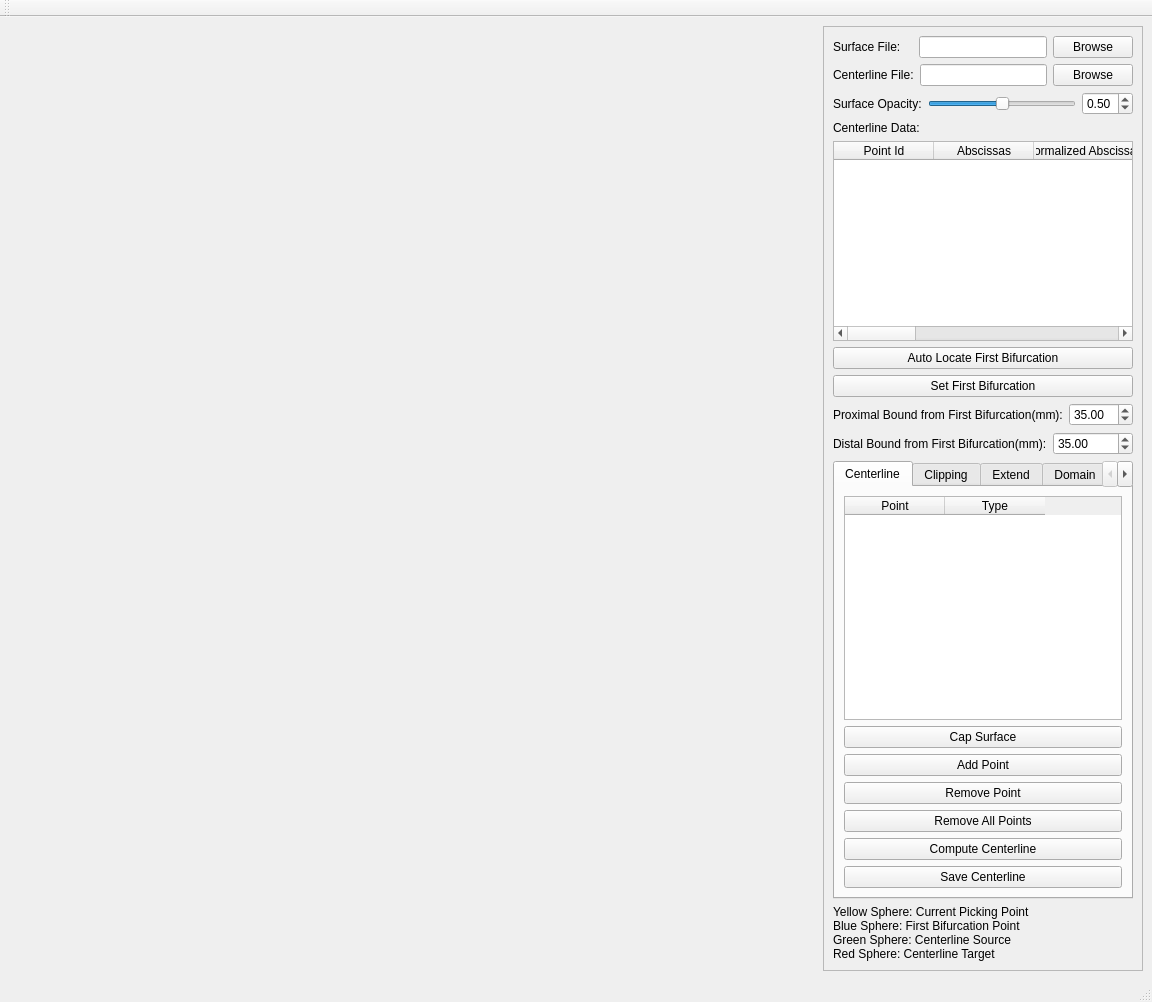
<?xml version="1.0" encoding="UTF-8"?>
<ui version="4.0">
 <class>MainWindow</class>
 <widget class="QMainWindow" name="MainWindow">
  <property name="geometry">
   <rect>
    <x>0</x>
    <y>0</y>
    <width>1152</width>
    <height>1002</height>
   </rect>
  </property>
  <property name="windowTitle">
   <string>Vessel Clipper</string>
  </property>
  <widget class="QWidget" name="centralwidget">
   <layout class="QHBoxLayout" name="horizontalLayout_17">
    <item>
     <widget class="QVTKWidget" name="qvtkWidget"/>
    </item>
    <item>
     <widget class="QFrame" name="frame">
      <property name="sizePolicy">
       <sizepolicy hsizetype="Fixed" vsizetype="Preferred">
        <horstretch>0</horstretch>
        <verstretch>0</verstretch>
       </sizepolicy>
      </property>
      <property name="minimumSize">
       <size>
        <width>320</width>
        <height>0</height>
       </size>
      </property>
      <property name="frameShape">
       <enum>QFrame::StyledPanel</enum>
      </property>
      <property name="frameShadow">
       <enum>QFrame::Raised</enum>
      </property>
      <layout class="QVBoxLayout" name="verticalLayout_3">
       <item>
        <layout class="QHBoxLayout" name="horizontalLayout">
         <item>
          <widget class="QLabel" name="label">
           <property name="sizePolicy">
            <sizepolicy hsizetype="Fixed" vsizetype="Preferred">
             <horstretch>0</horstretch>
             <verstretch>0</verstretch>
            </sizepolicy>
           </property>
           <property name="minimumSize">
            <size>
             <width>80</width>
             <height>0</height>
            </size>
           </property>
           <property name="text">
            <string>Surface File:</string>
           </property>
          </widget>
         </item>
         <item>
          <widget class="QLineEdit" name="lineEditSurface">
           <property name="statusTip">
            <string/>
           </property>
          </widget>
         </item>
         <item>
          <widget class="QPushButton" name="pushButtonSurface">
           <property name="text">
            <string>Browse</string>
           </property>
          </widget>
         </item>
        </layout>
       </item>
       <item>
        <layout class="QHBoxLayout" name="horizontalLayout_3">
         <item>
          <widget class="QLabel" name="label_2">
           <property name="sizePolicy">
            <sizepolicy hsizetype="Fixed" vsizetype="Preferred">
             <horstretch>0</horstretch>
             <verstretch>0</verstretch>
            </sizepolicy>
           </property>
           <property name="minimumSize">
            <size>
             <width>80</width>
             <height>0</height>
            </size>
           </property>
           <property name="text">
            <string>Centerline File:</string>
           </property>
          </widget>
         </item>
         <item>
          <widget class="QLineEdit" name="lineEditCenterline"/>
         </item>
         <item>
          <widget class="QPushButton" name="pushButtonCenterline">
           <property name="text">
            <string>Browse</string>
           </property>
          </widget>
         </item>
        </layout>
       </item>
       <item>
        <layout class="QHBoxLayout" name="horizontalLayout_4">
         <item>
          <widget class="QLabel" name="label_4">
           <property name="sizePolicy">
            <sizepolicy hsizetype="Fixed" vsizetype="Preferred">
             <horstretch>0</horstretch>
             <verstretch>0</verstretch>
            </sizepolicy>
           </property>
           <property name="minimumSize">
            <size>
             <width>80</width>
             <height>0</height>
            </size>
           </property>
           <property name="text">
            <string>Surface Opacity:</string>
           </property>
          </widget>
         </item>
         <item>
          <widget class="QSlider" name="horizontalSliderOpacity">
           <property name="maximum">
            <number>100</number>
           </property>
           <property name="value">
            <number>50</number>
           </property>
           <property name="orientation">
            <enum>Qt::Horizontal</enum>
           </property>
          </widget>
         </item>
         <item>
          <widget class="QDoubleSpinBox" name="doubleSpinBoxOpacity">
           <property name="maximum">
            <double>1.000000000000000</double>
           </property>
           <property name="singleStep">
            <double>0.010000000000000</double>
           </property>
           <property name="value">
            <double>0.500000000000000</double>
           </property>
          </widget>
         </item>
        </layout>
       </item>
       <item>
        <layout class="QVBoxLayout" name="verticalLayout">
         <item>
          <widget class="QLabel" name="label_3">
           <property name="text">
            <string>Centerline Data:</string>
           </property>
          </widget>
         </item>
         <item>
          <widget class="QTableWidget" name="tableWidgetCenterline">
           <property name="minimumSize">
            <size>
             <width>0</width>
             <height>200</height>
            </size>
           </property>
           <column>
            <property name="text">
             <string>Point Id</string>
            </property>
           </column>
           <column>
            <property name="text">
             <string>Abscissas</string>
            </property>
           </column>
           <column>
            <property name="text">
             <string>Normalized Abscissas</string>
            </property>
           </column>
           <column>
            <property name="text">
             <string>Points</string>
            </property>
           </column>
           <column>
            <property name="text">
             <string>Binormal</string>
            </property>
           </column>
           <column>
            <property name="text">
             <string>Normal</string>
            </property>
           </column>
           <column>
            <property name="text">
             <string>Tangent</string>
            </property>
           </column>
           <column>
            <property name="text">
             <string>Radius</string>
            </property>
           </column>
          </widget>
         </item>
        </layout>
       </item>
       <item>
        <widget class="QPushButton" name="pushButtonAutoLocateFirstBifurcation">
         <property name="text">
          <string>Auto Locate First Bifurcation</string>
         </property>
        </widget>
       </item>
       <item>
        <widget class="QPushButton" name="pushButtonSetFirstBifucation">
         <property name="text">
          <string>Set First Bifurcation</string>
         </property>
        </widget>
       </item>
       <item>
        <layout class="QHBoxLayout" name="horizontalLayout_5">
         <item>
          <widget class="QLabel" name="label_6">
           <property name="sizePolicy">
            <sizepolicy hsizetype="Fixed" vsizetype="Preferred">
             <horstretch>0</horstretch>
             <verstretch>0</verstretch>
            </sizepolicy>
           </property>
           <property name="minimumSize">
            <size>
             <width>210</width>
             <height>0</height>
            </size>
           </property>
           <property name="text">
            <string>Proximal Bound from First Bifurcation(mm):</string>
           </property>
          </widget>
         </item>
         <item>
          <widget class="QDoubleSpinBox" name="doubleSpinBoxProximalBound">
           <property name="maximum">
            <double>999.000000000000000</double>
           </property>
           <property name="value">
            <double>35.000000000000000</double>
           </property>
          </widget>
         </item>
        </layout>
       </item>
       <item>
        <layout class="QHBoxLayout" name="horizontalLayout_6">
         <item>
          <widget class="QLabel" name="label_7">
           <property name="sizePolicy">
            <sizepolicy hsizetype="Fixed" vsizetype="Preferred">
             <horstretch>0</horstretch>
             <verstretch>0</verstretch>
            </sizepolicy>
           </property>
           <property name="minimumSize">
            <size>
             <width>210</width>
             <height>0</height>
            </size>
           </property>
           <property name="text">
            <string>Distal Bound from First Bifurcation(mm):</string>
           </property>
          </widget>
         </item>
         <item>
          <widget class="QDoubleSpinBox" name="doubleSpinBoxDistalBound">
           <property name="maximum">
            <double>999.000000000000000</double>
           </property>
           <property name="value">
            <double>35.000000000000000</double>
           </property>
          </widget>
         </item>
        </layout>
       </item>
       <item>
        <widget class="QTabWidget" name="tabWidget">
         <property name="minimumSize">
          <size>
           <width>0</width>
           <height>0</height>
          </size>
         </property>
         <property name="tabPosition">
          <enum>QTabWidget::North</enum>
         </property>
         <property name="currentIndex">
          <number>0</number>
         </property>
         <widget class="QWidget" name="tab">
          <attribute name="title">
           <string>Centerline</string>
          </attribute>
          <layout class="QVBoxLayout" name="verticalLayout_6">
           <item>
            <widget class="QTableWidget" name="tableWidgetCenterlineKeyPoints">
             <property name="minimumSize">
              <size>
               <width>0</width>
               <height>0</height>
              </size>
             </property>
             <column>
              <property name="text">
               <string>Point</string>
              </property>
             </column>
             <column>
              <property name="text">
               <string>Type</string>
              </property>
             </column>
            </widget>
           </item>
           <item>
            <widget class="QPushButton" name="pushButtonSurfaceCappingCenterline">
             <property name="text">
              <string>Cap Surface</string>
             </property>
            </widget>
           </item>
           <item>
            <widget class="QPushButton" name="pushButtonAddCenterlineKeyPoint">
             <property name="text">
              <string>Add Point</string>
             </property>
            </widget>
           </item>
           <item>
            <widget class="QPushButton" name="pushButtonRemoveCenterlineKeyPoint">
             <property name="text">
              <string>Remove Point</string>
             </property>
            </widget>
           </item>
           <item>
            <widget class="QPushButton" name="pushButtonRemoveAllCenterlineKeyPoint">
             <property name="text">
              <string>Remove All Points</string>
             </property>
            </widget>
           </item>
           <item>
            <widget class="QPushButton" name="pushButtonComputeCenterline">
             <property name="text">
              <string>Compute Centerline</string>
             </property>
            </widget>
           </item>
           <item>
            <widget class="QPushButton" name="pushButtonSaveCenterline_3">
             <property name="text">
              <string>Save Centerline</string>
             </property>
            </widget>
           </item>
          </layout>
         </widget>
         <widget class="QWidget" name="tab_3">
          <attribute name="title">
           <string>Clipping</string>
          </attribute>
          <layout class="QVBoxLayout" name="verticalLayout_2">
           <item>
            <layout class="QHBoxLayout" name="horizontalLayout_2">
             <item>
              <widget class="QLabel" name="label_8">
               <property name="sizePolicy">
                <sizepolicy hsizetype="Fixed" vsizetype="Preferred">
                 <horstretch>0</horstretch>
                 <verstretch>0</verstretch>
                </sizepolicy>
               </property>
               <property name="minimumSize">
                <size>
                 <width>80</width>
                 <height>0</height>
                </size>
               </property>
               <property name="text">
                <string>Clipper Style:</string>
               </property>
              </widget>
             </item>
             <item>
              <widget class="QComboBox" name="comboBoxClipperStyle">
               <property name="enabled">
                <bool>false</bool>
               </property>
               <item>
                <property name="text">
                 <string>Box</string>
                </property>
               </item>
               <item>
                <property name="text">
                 <string>Cylinder</string>
                </property>
               </item>
              </widget>
             </item>
            </layout>
           </item>
           <item>
            <layout class="QHBoxLayout" name="horizontalLayout_7">
             <item>
              <widget class="QLabel" name="label_9">
               <property name="sizePolicy">
                <sizepolicy hsizetype="Fixed" vsizetype="Preferred">
                 <horstretch>0</horstretch>
                 <verstretch>0</verstretch>
                </sizepolicy>
               </property>
               <property name="minimumSize">
                <size>
                 <width>80</width>
                 <height>0</height>
                </size>
               </property>
               <property name="text">
                <string>Size:</string>
               </property>
              </widget>
             </item>
             <item>
              <widget class="QSlider" name="horizontalSliderSize">
               <property name="minimum">
                <number>1</number>
               </property>
               <property name="maximum">
                <number>100</number>
               </property>
               <property name="value">
                <number>15</number>
               </property>
               <property name="orientation">
                <enum>Qt::Horizontal</enum>
               </property>
              </widget>
             </item>
             <item>
              <widget class="QDoubleSpinBox" name="doubleSpinBoxSize">
               <property name="minimum">
                <double>1.000000000000000</double>
               </property>
               <property name="maximum">
                <double>100.000000000000000</double>
               </property>
               <property name="value">
                <double>15.000000000000000</double>
               </property>
              </widget>
             </item>
            </layout>
           </item>
           <item>
            <layout class="QHBoxLayout" name="horizontalLayout_8">
             <item>
              <widget class="QLabel" name="label_10">
               <property name="sizePolicy">
                <sizepolicy hsizetype="Fixed" vsizetype="Preferred">
                 <horstretch>0</horstretch>
                 <verstretch>0</verstretch>
                </sizepolicy>
               </property>
               <property name="minimumSize">
                <size>
                 <width>80</width>
                 <height>0</height>
                </size>
               </property>
               <property name="text">
                <string>Thickness:</string>
               </property>
              </widget>
             </item>
             <item>
              <widget class="QSlider" name="horizontalSliderThickness">
               <property name="minimum">
                <number>1</number>
               </property>
               <property name="maximum">
                <number>10</number>
               </property>
               <property name="value">
                <number>1</number>
               </property>
               <property name="orientation">
                <enum>Qt::Horizontal</enum>
               </property>
              </widget>
             </item>
             <item>
              <widget class="QDoubleSpinBox" name="doubleSpinBoxThickness">
               <property name="minimum">
                <double>1.000000000000000</double>
               </property>
               <property name="maximum">
                <double>10.000000000000000</double>
               </property>
               <property name="value">
                <double>1.000000000000000</double>
               </property>
              </widget>
             </item>
            </layout>
           </item>
           <item>
            <layout class="QHBoxLayout" name="horizontalLayout_9">
             <item>
              <widget class="QLabel" name="label_11">
               <property name="sizePolicy">
                <sizepolicy hsizetype="Fixed" vsizetype="Preferred">
                 <horstretch>0</horstretch>
                 <verstretch>0</verstretch>
                </sizepolicy>
               </property>
               <property name="minimumSize">
                <size>
                 <width>80</width>
                 <height>0</height>
                </size>
               </property>
               <property name="text">
                <string>Rotate:</string>
               </property>
              </widget>
             </item>
             <item>
              <widget class="QSlider" name="horizontalSliderRotate">
               <property name="minimum">
                <number>-90</number>
               </property>
               <property name="maximum">
                <number>90</number>
               </property>
               <property name="value">
                <number>0</number>
               </property>
               <property name="orientation">
                <enum>Qt::Horizontal</enum>
               </property>
              </widget>
             </item>
             <item>
              <widget class="QDoubleSpinBox" name="doubleSpinBoxRotate">
               <property name="minimum">
                <double>-90.000000000000000</double>
               </property>
               <property name="maximum">
                <double>90.000000000000000</double>
               </property>
               <property name="value">
                <double>0.000000000000000</double>
               </property>
              </widget>
             </item>
            </layout>
           </item>
           <item>
            <widget class="QPushButton" name="pushButtonSetClipper">
             <property name="text">
              <string>Set Clipper Here</string>
             </property>
            </widget>
           </item>
           <item>
            <widget class="QPushButton" name="pushButtonClipProximal">
             <property name="text">
              <string>Remove Proximal</string>
             </property>
            </widget>
           </item>
           <item>
            <widget class="QPushButton" name="pushButtonClipDistal">
             <property name="text">
              <string>Remove Distal</string>
             </property>
            </widget>
           </item>
           <item>
            <spacer name="verticalSpacer">
             <property name="orientation">
              <enum>Qt::Vertical</enum>
             </property>
             <property name="sizeHint" stdset="0">
              <size>
               <width>20</width>
               <height>247</height>
              </size>
             </property>
            </spacer>
           </item>
           <item>
            <widget class="QPushButton" name="pushButtonSaveSurface">
             <property name="text">
              <string>Save Clipped Surface</string>
             </property>
            </widget>
           </item>
           <item>
            <widget class="QPushButton" name="pushButtonSaveCenterline">
             <property name="text">
              <string>Save Clipped Centerline</string>
             </property>
            </widget>
           </item>
           <item>
            <widget class="QPushButton" name="pushButtonResetSurface">
             <property name="text">
              <string>Reset Surface</string>
             </property>
            </widget>
           </item>
           <item>
            <widget class="QPushButton" name="pushButtonResetCenterline">
             <property name="text">
              <string>Reset Centerline</string>
             </property>
            </widget>
           </item>
          </layout>
         </widget>
         <widget class="QWidget" name="tab_2">
          <attribute name="title">
           <string>Extend</string>
          </attribute>
          <layout class="QVBoxLayout" name="verticalLayout_5">
           <item>
            <widget class="QCheckBox" name="checkBoxFlowExtension">
             <property name="enabled">
              <bool>true</bool>
             </property>
             <property name="text">
              <string>Flow Extension</string>
             </property>
             <property name="checked">
              <bool>true</bool>
             </property>
            </widget>
           </item>
           <item>
            <widget class="QCheckBox" name="checkBoxAdaptiveExtensionLength">
             <property name="enabled">
              <bool>true</bool>
             </property>
             <property name="text">
              <string>Adaptive Extension Length</string>
             </property>
             <property name="checked">
              <bool>true</bool>
             </property>
            </widget>
           </item>
           <item>
            <widget class="QCheckBox" name="checkBoxAdaptiveExtensionRadius">
             <property name="enabled">
              <bool>true</bool>
             </property>
             <property name="text">
              <string>Adaptive Extension Radius</string>
             </property>
             <property name="checked">
              <bool>true</bool>
             </property>
            </widget>
           </item>
           <item>
            <layout class="QHBoxLayout" name="horizontalLayout_10">
             <item>
              <widget class="QLabel" name="label_13">
               <property name="sizePolicy">
                <sizepolicy hsizetype="Fixed" vsizetype="Preferred">
                 <horstretch>0</horstretch>
                 <verstretch>0</verstretch>
                </sizepolicy>
               </property>
               <property name="minimumSize">
                <size>
                 <width>120</width>
                 <height>0</height>
                </size>
               </property>
               <property name="text">
                <string>Extension Length:</string>
               </property>
              </widget>
             </item>
             <item>
              <widget class="QDoubleSpinBox" name="doubleSpinBoxExtensionLength">
               <property name="value">
                <double>1.000000000000000</double>
               </property>
              </widget>
             </item>
            </layout>
           </item>
           <item>
            <layout class="QHBoxLayout" name="horizontalLayout_11">
             <item>
              <widget class="QLabel" name="label_14">
               <property name="sizePolicy">
                <sizepolicy hsizetype="Fixed" vsizetype="Preferred">
                 <horstretch>0</horstretch>
                 <verstretch>0</verstretch>
                </sizepolicy>
               </property>
               <property name="minimumSize">
                <size>
                 <width>120</width>
                 <height>0</height>
                </size>
               </property>
               <property name="text">
                <string>Extension Ratio:</string>
               </property>
              </widget>
             </item>
             <item>
              <widget class="QDoubleSpinBox" name="doubleSpinBoxExtensionRatio">
               <property name="value">
                <double>10.000000000000000</double>
               </property>
              </widget>
             </item>
            </layout>
           </item>
           <item>
            <layout class="QHBoxLayout" name="horizontalLayout_12">
             <item>
              <widget class="QLabel" name="label_15">
               <property name="sizePolicy">
                <sizepolicy hsizetype="Fixed" vsizetype="Preferred">
                 <horstretch>0</horstretch>
                 <verstretch>0</verstretch>
                </sizepolicy>
               </property>
               <property name="minimumSize">
                <size>
                 <width>120</width>
                 <height>0</height>
                </size>
               </property>
               <property name="text">
                <string>Extension Radius:</string>
               </property>
              </widget>
             </item>
             <item>
              <widget class="QDoubleSpinBox" name="doubleSpinBoxExtensionRadius">
               <property name="value">
                <double>1.000000000000000</double>
               </property>
              </widget>
             </item>
            </layout>
           </item>
           <item>
            <layout class="QHBoxLayout" name="horizontalLayout_13">
             <item>
              <widget class="QLabel" name="label_16">
               <property name="sizePolicy">
                <sizepolicy hsizetype="Fixed" vsizetype="Preferred">
                 <horstretch>0</horstretch>
                 <verstretch>0</verstretch>
                </sizepolicy>
               </property>
               <property name="minimumSize">
                <size>
                 <width>120</width>
                 <height>0</height>
                </size>
               </property>
               <property name="text">
                <string>Transition Ratio:</string>
               </property>
              </widget>
             </item>
             <item>
              <widget class="QDoubleSpinBox" name="doubleSpinBoxTransitionRatio">
               <property name="maximum">
                <double>10.000000000000000</double>
               </property>
               <property name="value">
                <double>0.250000000000000</double>
               </property>
              </widget>
             </item>
            </layout>
           </item>
           <item>
            <layout class="QHBoxLayout" name="horizontalLayout_14">
             <item>
              <widget class="QLabel" name="label_17">
               <property name="sizePolicy">
                <sizepolicy hsizetype="Fixed" vsizetype="Preferred">
                 <horstretch>0</horstretch>
                 <verstretch>0</verstretch>
                </sizepolicy>
               </property>
               <property name="minimumSize">
                <size>
                 <width>120</width>
                 <height>0</height>
                </size>
               </property>
               <property name="text">
                <string>Normal Estimation Ratio:</string>
               </property>
              </widget>
             </item>
             <item>
              <widget class="QDoubleSpinBox" name="doubleSpinBox_5">
               <property name="value">
                <double>1.000000000000000</double>
               </property>
              </widget>
             </item>
            </layout>
           </item>
           <item>
            <layout class="QHBoxLayout" name="horizontalLayout_15">
             <item>
              <widget class="QLabel" name="label_18">
               <property name="sizePolicy">
                <sizepolicy hsizetype="Fixed" vsizetype="Preferred">
                 <horstretch>0</horstretch>
                 <verstretch>0</verstretch>
                </sizepolicy>
               </property>
               <property name="minimumSize">
                <size>
                 <width>120</width>
                 <height>0</height>
                </size>
               </property>
               <property name="text">
                <string>Extension Mode:</string>
               </property>
              </widget>
             </item>
             <item>
              <widget class="QComboBox" name="comboBox">
               <item>
                <property name="text">
                 <string>Centerline Direction</string>
                </property>
               </item>
               <item>
                <property name="text">
                 <string>Normal Boundary</string>
                </property>
               </item>
              </widget>
             </item>
            </layout>
           </item>
           <item>
            <layout class="QHBoxLayout" name="horizontalLayout_16">
             <item>
              <widget class="QLabel" name="label_19">
               <property name="sizePolicy">
                <sizepolicy hsizetype="Fixed" vsizetype="Preferred">
                 <horstretch>0</horstretch>
                 <verstretch>0</verstretch>
                </sizepolicy>
               </property>
               <property name="minimumSize">
                <size>
                 <width>120</width>
                 <height>0</height>
                </size>
               </property>
               <property name="text">
                <string>Interpolation Mode:</string>
               </property>
              </widget>
             </item>
             <item>
              <widget class="QComboBox" name="comboBox_2">
               <item>
                <property name="text">
                 <string>Linear</string>
                </property>
               </item>
               <item>
                <property name="text">
                 <string>Thin Plate Spline</string>
                </property>
               </item>
              </widget>
             </item>
            </layout>
           </item>
           <item>
            <layout class="QHBoxLayout" name="horizontalLayout_18">
             <item>
              <widget class="QLabel" name="label_20">
               <property name="sizePolicy">
                <sizepolicy hsizetype="Fixed" vsizetype="Preferred">
                 <horstretch>0</horstretch>
                 <verstretch>0</verstretch>
                </sizepolicy>
               </property>
               <property name="minimumSize">
                <size>
                 <width>120</width>
                 <height>0</height>
                </size>
               </property>
               <property name="text">
                <string>Thin Plate Spline Stifness:</string>
               </property>
              </widget>
             </item>
             <item>
              <widget class="QDoubleSpinBox" name="doubleSpinBoxSigma">
               <property name="enabled">
                <bool>false</bool>
               </property>
               <property name="value">
                <double>1.000000000000000</double>
               </property>
              </widget>
             </item>
            </layout>
           </item>
           <item>
            <spacer name="verticalSpacer_3">
             <property name="orientation">
              <enum>Qt::Vertical</enum>
             </property>
             <property name="sizeHint" stdset="0">
              <size>
               <width>20</width>
               <height>40</height>
              </size>
             </property>
            </spacer>
           </item>
           <item>
            <widget class="QPushButton" name="pushButtonComputeExtension">
             <property name="text">
              <string>Compute Extension</string>
             </property>
            </widget>
           </item>
          </layout>
         </widget>
         <widget class="QWidget" name="tab_4">
          <attribute name="title">
           <string>Domain</string>
          </attribute>
          <layout class="QVBoxLayout" name="verticalLayout_4">
           <item>
            <widget class="QLabel" name="label_12">
             <property name="sizePolicy">
              <sizepolicy hsizetype="Fixed" vsizetype="Preferred">
               <horstretch>0</horstretch>
               <verstretch>0</verstretch>
              </sizepolicy>
             </property>
             <property name="minimumSize">
              <size>
               <width>210</width>
               <height>0</height>
              </size>
             </property>
             <property name="text">
              <string>Boundary Caps:</string>
             </property>
            </widget>
           </item>
           <item>
            <widget class="QTableWidget" name="tableWidgetDomain">
             <property name="minimumSize">
              <size>
               <width>0</width>
               <height>0</height>
              </size>
             </property>
             <column>
              <property name="text">
               <string>Name</string>
              </property>
             </column>
             <column>
              <property name="text">
               <string>Type</string>
              </property>
             </column>
             <column>
              <property name="text">
               <string>Center</string>
              </property>
             </column>
             <column>
              <property name="text">
               <string>Tangent</string>
              </property>
             </column>
             <column>
              <property name="text">
               <string>Radius</string>
              </property>
             </column>
            </widget>
           </item>
           <item>
            <widget class="QPushButton" name="pushButtonCapping">
             <property name="text">
              <string>Caps Surface</string>
             </property>
            </widget>
           </item>
           <item>
            <widget class="QPushButton" name="pushButtonDeleteCap">
             <property name="text">
              <string>Delete Selected Boundary Cap</string>
             </property>
            </widget>
           </item>
           <item>
            <widget class="QPushButton" name="pushButtonDeleteAllCap">
             <property name="text">
              <string>Delete All Boundary Caps</string>
             </property>
            </widget>
           </item>
           <item>
            <widget class="QPushButton" name="pushButtonSaveDomain">
             <property name="text">
              <string>Save Domain</string>
             </property>
            </widget>
           </item>
          </layout>
         </widget>
         <widget class="QWidget" name="tab_9">
          <attribute name="title">
           <string>Fiducial</string>
          </attribute>
          <layout class="QVBoxLayout" name="verticalLayout_11">
           <item>
            <widget class="QTableWidget" name="tableWidgetFiducial">
             <property name="minimumSize">
              <size>
               <width>0</width>
               <height>0</height>
              </size>
             </property>
             <column>
              <property name="text">
               <string>Point</string>
              </property>
             </column>
             <column>
              <property name="text">
               <string>Type</string>
              </property>
             </column>
            </widget>
           </item>
           <item>
            <widget class="QPushButton" name="pushButtonAddFiducial">
             <property name="text">
              <string>Add Fiducial Point</string>
             </property>
            </widget>
           </item>
           <item>
            <widget class="QPushButton" name="pushButtonRemoveFiducial">
             <property name="text">
              <string>Remove Fiducial Point</string>
             </property>
            </widget>
           </item>
           <item>
            <widget class="QPushButton" name="pushButtonSaveDomain_3">
             <property name="text">
              <string>Save Domain</string>
             </property>
            </widget>
           </item>
          </layout>
         </widget>
        </widget>
       </item>
       <item>
        <widget class="QLabel" name="label_5">
         <property name="sizePolicy">
          <sizepolicy hsizetype="Fixed" vsizetype="Preferred">
           <horstretch>0</horstretch>
           <verstretch>0</verstretch>
          </sizepolicy>
         </property>
         <property name="minimumSize">
          <size>
           <width>80</width>
           <height>0</height>
          </size>
         </property>
         <property name="text">
          <string>Yellow Sphere: Current Picking Point
Blue Sphere: First Bifurcation Point
Green Sphere: Centerline Source
Red Sphere: Centerline Target</string>
         </property>
        </widget>
       </item>
      </layout>
     </widget>
    </item>
   </layout>
  </widget>
  <widget class="QMenuBar" name="menubar">
   <property name="geometry">
    <rect>
     <x>0</x>
     <y>0</y>
     <width>1152</width>
     <height>21</height>
    </rect>
   </property>
  </widget>
  <widget class="QStatusBar" name="statusBar"/>
  <widget class="QToolBar" name="toolBar">
   <property name="windowTitle">
    <string>toolBar</string>
   </property>
   <attribute name="toolBarArea">
    <enum>TopToolBarArea</enum>
   </attribute>
   <attribute name="toolBarBreak">
    <bool>false</bool>
   </attribute>
  </widget>
 </widget>
 <customwidgets>
  <customwidget>
   <class>QVTKWidget</class>
   <extends>QWidget</extends>
   <header>QVTKWidget.h</header>
  </customwidget>
 </customwidgets>
 <resources>
  <include location="../Resources/resources.qrc"/>
 </resources>
 <connections/>
</ui>
